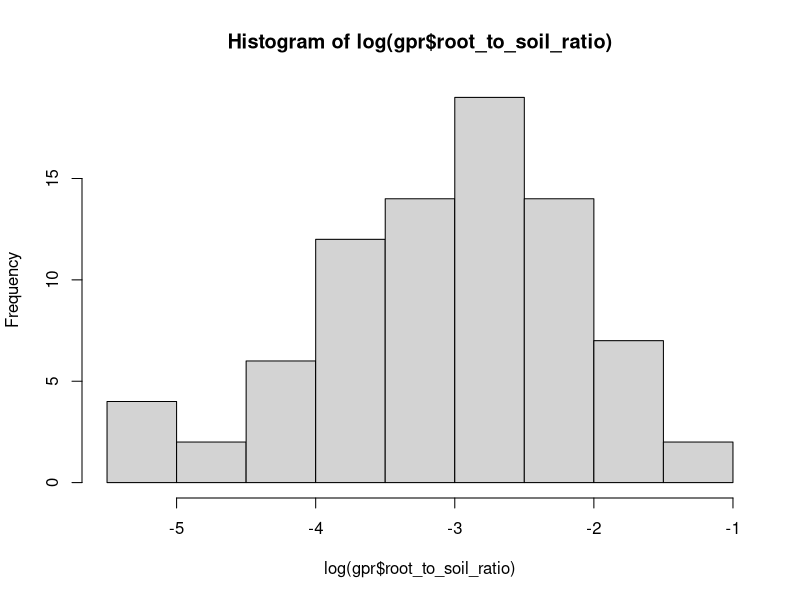
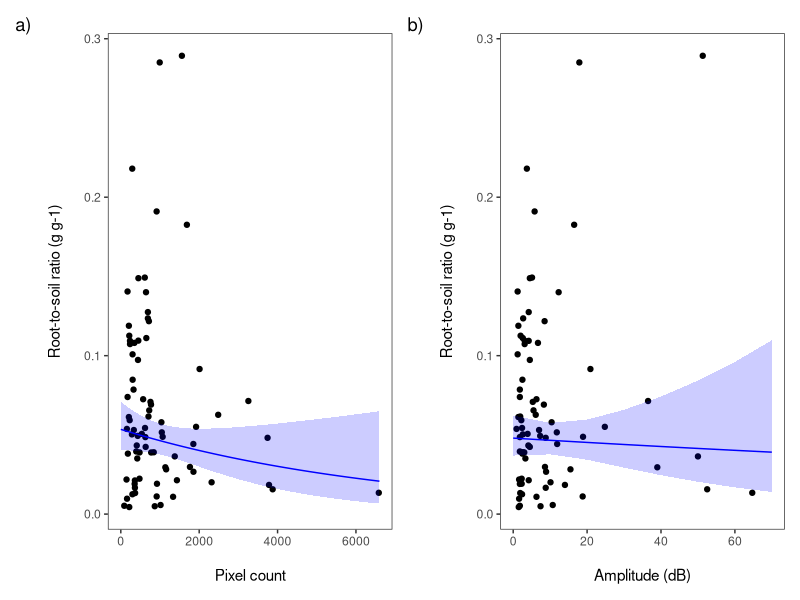

Reproduce these figures in R, in order. (Note: this script raises an error after producing the figures.)
# GPR test
# Analysis on Pixel count and root density
# by Jakub
# created 18 Oct 2024
# modified 3 Dec 2024

# Load libraries ----
library(tidyverse)
library(lme4)
library(ggeffects)
library(patchwork)

# Data ----
gpr <- read.csv("data/GPR/gpr_transects_and_root_density.csv") %>%
  filter(!is.na(root_to_soil_ratio)) # keep only detections with corresponding soil data

glimpse(gpr)

hist(log(gpr$root_to_soil_ratio))

# Custom min-max scaling ----
min_val <- min(gpr$pixel_count)
max_val <- max(gpr$pixel_count)

gpr$pixel_count_scaled <- (gpr$pixel_count - min_val) / (max_val - min_val)

# Models ----
model1 <- lm(log(root_to_soil_ratio) ~ pixel_count, data = gpr)
model2 <- lm(log(root_to_soil_ratio) ~ pixel_count_scaled, data = gpr)
model3 <- lm(log(root_to_soil_ratio) ~ amplitude, data = gpr)

summary(model1)
summary(model2) # No difference between the two models
summary(model3)

# Predictions ----
pred_model1 <- ggpredict(model1, terms = "pixel_count")
pred_model3 <- ggpredict(model3, terms = "amplitude")

# Plot ----
RD_pixel <- ggplot(data = gpr, aes(x = pixel_count, y = root_to_soil_ratio)) +
  geom_point() +
  geom_line(data = pred_model1, aes(x = x, y = predicted), color = "blue", inherit.aes = FALSE) +  # Prediction line
  geom_ribbon(data = pred_model1, aes(x = x, ymin = conf.low, ymax = conf.high), 
                fill = "blue", alpha = 0.2, inherit.aes = FALSE) +  # Confidence interval
  theme_bw() +
  labs(x = "\nPixel count", y = "\nRoot-to-soil ratio (g g-1)\n") +
  theme(panel.grid = element_blank())

# Plot with predictions for Amplitude (Model 3)
RD_amplitude <- ggplot(aes(x = amplitude, y = root_to_soil_ratio), data = gpr) +
  geom_point() +
  geom_line(data = pred_model3, aes(x = x, y = predicted), color = "blue", inherit.aes = FALSE) +  # Prediction line
  geom_ribbon(data = pred_model3, aes(x = x, ymin = conf.low, ymax = conf.high), 
              fill = "blue", alpha = 0.2, inherit.aes = FALSE) +  # Confidence interval
  theme_bw() +
  labs(x = "\nAmplitude (dB)", y = "\nRoot-to-soil ratio (g g-1)\n") +
  theme(panel.grid = element_blank())

RD_px_am <- RD_pixel + RD_amplitude & plot_annotation(tag_levels = 'a', tag_suffix = ')')

ggsave(RD_px_am, file = "results/gpr/RD_px_am.png", width = 210, height = 100, units = "mm", dpi = 320)

####
gpr$elevation <- factor(gpr$elevation)
gpr$elevation <- paste0(gpr$elevation, " m")

ggplot(data = gpr, aes(x = root_dens_soil, fill = elevation, colour = elevation)) +
  geom_density(alpha = 0.5) +
  labs(x = "Root-to-soil ratio (g g-1)",
       y = NULL) +
  scale_fill_viridis_d() +
  scale_color_viridis_d() +
  theme_bw() +

ggplot(data = gpr, aes(x = amplitude, fill = elevation, colour = elevation)) +
  geom_density(alpha = 0.5) +
  labs(x = "Amplitude",
       y = NULL) +
  scale_fill_viridis_d() +
  scale_color_viridis_d() +
  theme_bw() +

ggplot(data = gpr, aes(x = pixel_count, fill = elevation, colour = elevation)) +
  geom_density(alpha = 0.5) +
  labs(x = "Pixel intensity",
       y = NULL) +
  scale_fill_viridis_d() +
  scale_color_viridis_d() +
  theme_bw() +
  plot_layout(nrow = 1, guides = 'collect') &
  plot_annotation(tag_levels = 'a', tag_suffix = ')')
